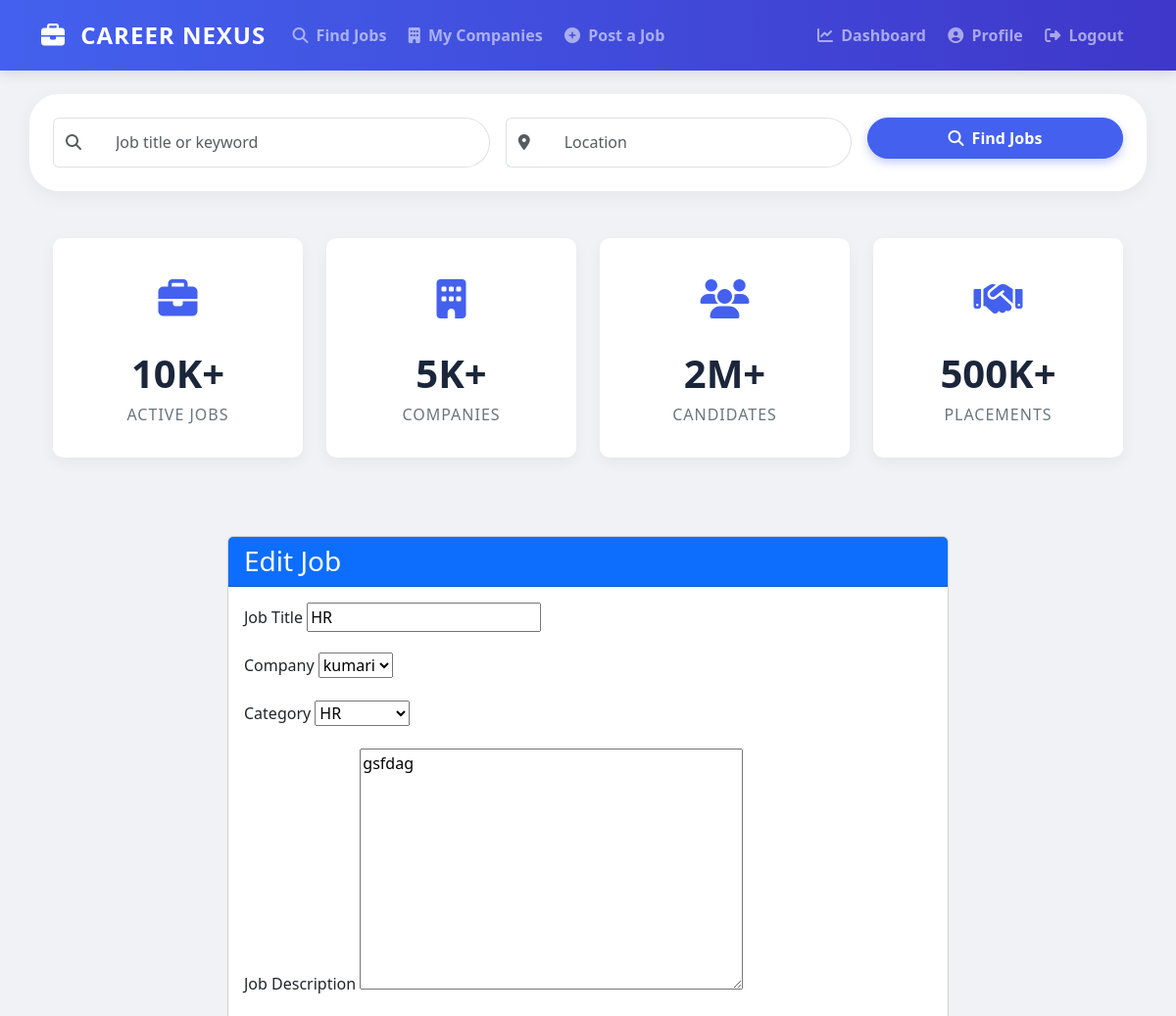
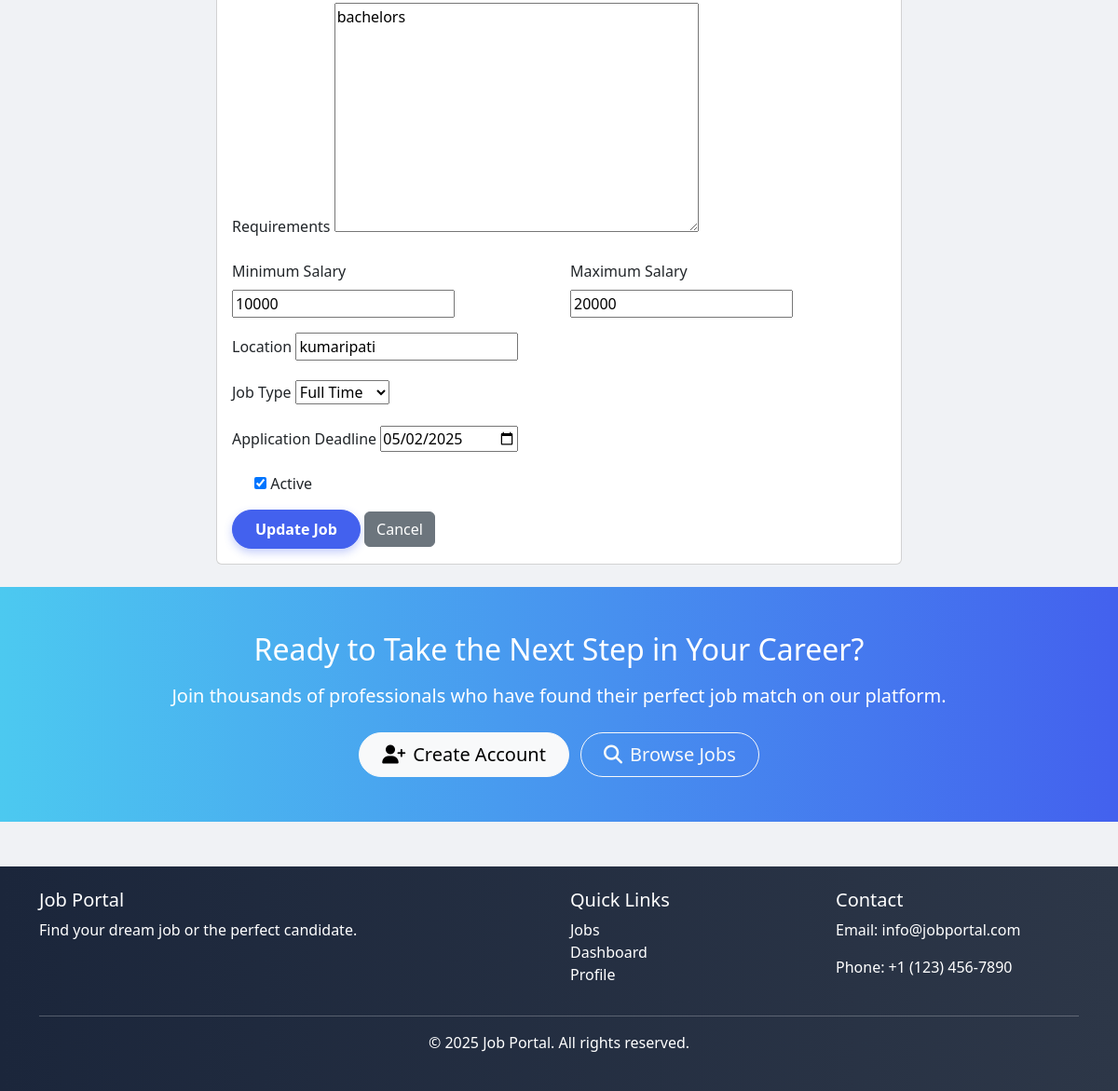
The page /jobs/3/update/ (signed in) on the database its author committed (2 pictures, top to bottom).
### jobs/models.py (models this page shows, shortened)
class Job(models.Model):
    JOB_TYPE_CHOICES = [
        ('full_time', 'Full Time'),
        ('part_time', 'Part Time'),
        ('contract', 'Contract'),
        ('internship', 'Internship'),
        ('remote', 'Remote'),
    ]
    title = models.CharField(max_length=100)
    company = models.ForeignKey(Company, on_delete=models.CASCADE, related_name='jobs')
    category = models.ForeignKey(Category, on_delete=models.SET_NULL, null=True, related_name='jobs')
    description = models.TextField()
    requirements = models.TextField()
    salary_min = models.IntegerField(blank=True, null=True)
    salary_max = models.IntegerField(blank=True, null=True)
    location = models.CharField(max_length=100)
    job_type = models.CharField(max_length=20, choices=JOB_TYPE_CHOICES)
    posted_by = models.ForeignKey(User, on_delete=models.CASCADE, related_name='posted_jobs')
    created_at = models.DateTimeField(auto_now_add=True)
    deadline = models.DateField()
    is_active = models.BooleanField(default=True)

### jobs/views.py (the view)
# urls.py: path('jobs/<int:pk>/update/', views.job_update, name='job_update'),
@login_required
def job_update(request, pk):
    job = get_object_or_404(Job, pk=pk, posted_by=request.user)
    if request.method == 'POST':
        form = JobForm(request.user, request.POST, instance=job)
        if form.is_valid():
            form.save()
            messages.success(request, 'Job updated successfully!')
            return redirect('job_detail', pk=job.pk)
    else:
        form = JobForm(request.user, instance=job)
    return render(request, 'jobs/job_form.html', {'form': form, 'job': job})

### jobs/forms.py
class JobForm(forms.ModelForm):
    class Meta:
        model = Job
        fields = ['title', 'company', 'category', 'description', 'requirements',
                  'salary_min', 'salary_max', 'location', 'job_type', 'deadline', 'is_active']
        widgets = {
            'deadline': forms.DateInput(attrs={'type': 'date'}),
        }
    def __init__(self, user, *args, **kwargs):
        super(JobForm, self).__init__(*args, **kwargs)
        self.fields['company'].queryset = user.companies.all()

### companies/models.py (called while the page is built)
    def __str__(self):
        return self.name

### jobs/models.py (called while the page is built)
    def __str__(self):
        return self.name

### templates/jobs/job_form.html (shortened to what this page needs)
{% extends 'base.html' %}
{% block content %}
    {% block stats %}
    <div class="container my-5 animated" style="animation-delay: 0.3s">
        <div class="row">
            <div class="col-md-3 col-6">
                <div class="stat-counter">
                    <div class="icon">
                        <i class="fas fa-briefcase"></i>
                    </div>
                    <div class="count" id="count1">10K+</div>
                    <div class="label">Active Jobs</div>
                </div>
            </div>
            <div class="col-md-3 col-6">
                <div class="stat-counter">
                    <div class="icon">
                        <i class="fas fa-building"></i>
                    </div>
                    <div class="count" id="count2">5K+</div>
                    <div class="label">Companies</div>
                </div>
            </div>
            <div class="col-md-3 col-6">
                <div class="stat-counter">
                    <div class="icon">
                        <i class="fas fa-users"></i>
                    </div>
                    <div class="count" id="count3">2M+</div>
                    <div class="label">Candidates</div>
                </div>
            </div>
            <div class="col-md-3 col-6">
                <div class="stat-counter">
                    <div class="icon">
                        <i class="fas fa-handshake"></i>
                    </div>
                    <div class="count" id="count4">500K+</div>
                    <div class="label">Placements</div>
                </div>
            </div>
        </div>
    </div>
    {% endblock %}
<div class="row justify-content-center">
    <div class="col-md-8">
        <div class="card">
            <div class="card-header bg-primary text-white">
                <h3 class="mb-0">{% if job %}Edit{% else %}Post{% endif %} Job</h3>
            </div>
            <div class="card-body">
                <form method="POST">
                    <div class="mb-3">
                        <label for="{{ form.title.id_for_label }}" class="form-label">Job Title</label>
                        {{ form.title }}
                    </div>
                    <div class="mb-3">
                        <label for="{{ form.company.id_for_label }}" class="form-label">Company</label>
                        {{ form.company }}
                    </div>
                    <div class="mb-3">
                        <label for="{{ form.category.id_for_label }}" class="form-label">Category</label>
                        {{ form.category }}
                    </div>
                    <div class="mb-3">
                        <label for="{{ form.description.id_for_label }}" class="form-label">Job Description</label>
                        {{ form.description }}
                    </div>
                    <div class="mb-3">
                        <label for="{{ form.requirements.id_for_label }}" class="form-label">Requirements</label>
                        {{ form.requirements }}
                    </div>
                    <div class="row mb-3">
                        <div class="col-md-6">
                            <label for="{{ form.salary_min.id_for_label }}" class="form-label">Minimum Salary</label>
                            {{ form.salary_min }}
                        </div>
                        <div class="col-md-6">
                            <label for="{{ form.salary_max.id_for_label }}" class="form-label">Maximum Salary</label>
                            {{ form.salary_max }}
                        </div>
                    </div>
                    <div class="mb-3">
                        <label for="{{ form.location.id_for_label }}" class="form-label">Location</label>
                        {{ form.location }}
                    </div>
                    <div class="mb-3">
                        <label for="{{ form.job_type.id_for_label }}" class="form-label">Job Type</label>
                        {{ form.job_type }}
                    </div>
                    <div class="mb-3">
                        <label for="{{ form.deadline.id_for_label }}" class="form-label">Application Deadline</label>
                        {{ form.deadline }}
                    </div>
                    <div class="mb-3 form-check">
                        {{ form.is_active }}
                        <label class="form-check-label" for="{{ form.is_active.id_for_label }}">Active</label>
                    </div>
                    <button type="submit" class="btn btn-primary">{% if job %}Update{% else %}Post{% endif %} Job</button>
                    <a href="{% if job %}{% url 'job_detail' job.pk %}{% else %}{% url 'job_list' %}{% endif %}" class="btn btn-secondary">Cancel</a>
                </form>
            </div>
        </div>
    </div>
</div>
{% endblock %}

### templates/base.html (style rules this page uses)
:root { --primary-color: #4361ee; --secondary-color: #3f37c9; --accent-color: #4cc9f0; --dark-color: #1b263b; --light-color: #f8f9fa; }
body { font-family: 'Segoe UI', Tahoma, Geneva, Verdana, sans-serif; background-color: #f0f2f5; }
.btn-primary { background-color: var(--primary-color); border-color: var(--primary-color); border-radius: 30px; padding: 0.5rem 1.5rem; font-weight: 600; box-shadow: 0 4px 10px rgba(67, 97, 238, 0.3); }
.animated { animation: fadeIn 0.6s ease forwards; }
.stat-counter { text-align: center; padding: 2rem 1rem; border-radius: 10px; background-color: white; box-shadow: 0 5px 15px rgba(0,0,0,0.05); margin-bottom: 2rem; }
.stat-counter .icon { font-size: 2.5rem; color: var(--primary-color); margin-bottom: 1rem; }
.stat-counter .count { font-size: 2.5rem; font-weight: 700; color: var(--dark-color); }
.stat-counter .label { font-size: 1rem; color: #6c757d; text-transform: uppercase; letter-spacing: 1px; }

### rows shown on the page
Job: title "HR", company "kumari", category "HR", description "gsfdag", requirements "bachelors", salary_min "10000", salary_max "20000", location "kumaripati", job_type "Full Time", deadline "05/02/2025", is_active "☑"
